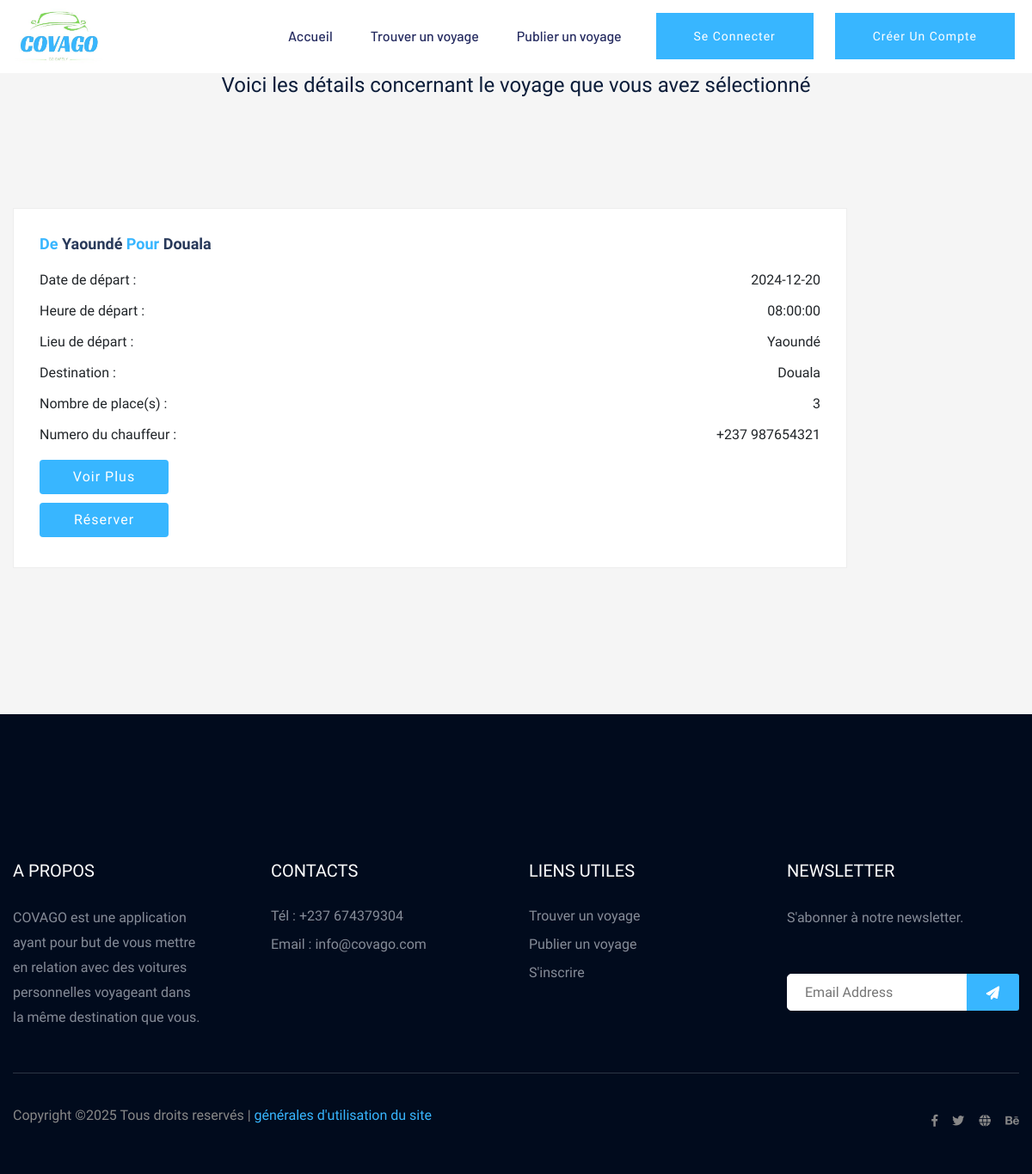
The page /index.php?page=details&id=1 on the database its author committed.
### tables this page shows
CREATE TABLE IF NOT EXISTS `journey` (
  `id` INT(11) NOT NULL AUTO_INCREMENT,
  `immat` TEXT NOT NULL,  
  `marque` TEXT NOT NULL,  
  `model` TEXT NOT NULL,  
  `couleur` TEXT NOT NULL,  
  `nbPlaces` INT(11) NOT NULL,  
  `dateTravel` DATE NOT NULL,  
  `lieuDep` TEXT NOT NULL,  
  `lieuArriv` TEXT NOT NULL,  
  `photo_1` TEXT DEFAULT NULL,  
  `photo_2` TEXT DEFAULT NULL,  
  `photo_3` TEXT DEFAULT NULL,  
  `postDate` DATE DEFAULT NULL,  
  `heureDep` TIME NOT NULL,  
  `emailChauffeur` VARCHAR(255) NOT NULL,  
  PRIMARY KEY (`id`),
  KEY `emailChauffeur` (`emailChauffeur`)  
);

CREATE TABLE IF NOT EXISTS `users` (
  `id` INT(11) NOT NULL AUTO_INCREMENT,
  `email` VARCHAR(255) NOT NULL UNIQUE,
  `phoneNumber` INT(11) NOT NULL,
  `password` VARCHAR(255) NOT NULL,
  `profile_photo` TEXT DEFAULT NULL,  
  `created_at` TIMESTAMP DEFAULT CURRENT_TIMESTAMP,  
  `updated_at` TIMESTAMP DEFAULT CURRENT_TIMESTAMP ON UPDATE CURRENT_TIMESTAMP,  
  PRIMARY KEY (`id`),
  UNIQUE KEY (`email`)
);

### Models/journey_details.php (called while the page is built, shortened)
<?php
function getJourneyDetails($id)
{
    $bdd=getBdd();
    $req = $bdd->prepare('SELECT * FROM journey WHERE id=?  limit 15');
    $req->execute(array($id));
    $resultat = $req->fetch();
    if (!$resultat){
        header('Location: ../Views/job_listing.html?error=Aucun voyage n\'est encore disponnible');
        exit();
    } else {
        return $resultat;
    }
}
?>

### Views/journey_details.php (the view, shortened to what this page needs)
<!doctype html>
<html class="no-js" lang="zxx">
<?php
include('header.php');
?>
<main style="background-color:whitesmoke">
    <div class="container">
        <div class="row">
            <div class="col-xl-12">
                <div class="hero-cap text-center">
                    <h4>Voici les détails concernant le voyage que vous avez sélectionné</h4>
                </div>
            </div>
        </div>
    </div>
    <div class="job-post-company pt-120 pb-120">
        <div class="container">
            <div class="row justify-content-between">
                <div class="col-xl-10 col-md-offset-2">
                    <?php
                    require 'Models/journey_details.php';
                    $id = $_GET["id"];
                    $resultat = getJourneyDetails($id);
                    $bdd = getBdd();
                    $reqx = $bdd->prepare('
                        SELECT u.phoneNumber
                        FROM users u
                        JOIN journey j ON u.email = j.emailChauffeur
                        WHERE j.id = ?
                    ');
                    $reqx->execute(array($id));
                    $result = $reqx->fetch();
                    if (!$result) {
                        echo "<p style='color: red;'>Erreur : Impossible de trouver le numéro de téléphone du chauffeur.</p>";
                        $phoneNumber = "Non disponible";
                    } else {
                        $phoneNumber = $result['phoneNumber'];
                    }
                    ?>
                    <div class="post-details3 mb-50" style="background-color:white">
                        <div class="small-section-tittle">
                            <h4><span style="color:#38B6FF">De</span> <?= $resultat['lieuDep'] . "<span style='color:#38B6FF'> Pour</span> " . $resultat['lieuArriv']; ?></h4>
                        </div>
                        <ul>
                            <li>Date de départ : <span><?= $resultat['dateTravel']; ?></span></li>
                            <li>Heure de départ : <span><?= $resultat['heureDep']; ?></span></li>
                            <li>Lieu de départ : <span><?= $resultat['lieuDep']; ?></span></li>
                            <li>Destination : <span><?= $resultat['lieuArriv']; ?></span></li>
                            <li>Nombre de place(s) : <span><?= $resultat['nbPlaces']; ?></span></li>
                            <li>Numero du chauffeur : <span>+237 <?= $phoneNumber; ?></span></li>
                            <div class="apply-btn2">
                                <button class="btn book-btn" id="seeMore">Voir plus</button>
                            </div>
                        </ul>
                        <?php if (isset($_SESSION['user_id'])): ?>
                            <form action="index.php?page=booking" method="POST">
                                <input type="hidden" name="journey_id" value="<?= $id; ?>">
                                <input type="hidden" name="user_id" value="<?php echo $_SESSION['user_id']; ?>">
                                <input type="number" name="seats_booked" min="1" max="<?= $resultat['nbPlaces']; ?>" placeholder="Nombre de places" required class="number-input" required>
                                <button type="submit" class="btn book-btn">Réserver</button>
                            </form>
                            <?php else: ?>
                                <button class="btn book-btn" onclick="openNotificationModal(
                                    'Connexion requise',
                                    'Veuillez vous connecter ou créer un compte pour continuer.',
                                    'index.php?page=connexion', // Login link
                                    'index.php?page=registration', // Registration link
                                    false // Hide the OK button
                                )">Réserver</button>
                            <?php endif; ?>
                    </div>
                </div>
            </div>
        </div>
    </div>
</main>
</body>
</html>

### index.php (shortened to what this page needs)
<?php
if (isset($_GET["page"]) && !empty($_GET["page"])) {
    if ($_GET["page"]=="details" && isset($_GET["id"]) && !empty($_GET["id"])) {
       require('Views/journey_details.php');
    }
}
else {
    require 'Models/listing_journey.php';
    $req  = getJourney();
    $nombre=getNumberJob();
    require('Views/index.php');
}

### Views/header.php (shortened to what this page needs)
<html>
    <head>
            <link rel="stylesheet" href="assets/css/styleS.css">
            <link rel="stylesheet" href="assets/css/bootstrap.min.css">
            <link rel="stylesheet" href="assets/css/owl.carousel.min.css">
            <link rel="stylesheet" href="assets/css/flaticon.css">
            <link rel="stylesheet" href="assets/css/price_rangs.css">
            <link rel="stylesheet" href="assets/css/slicknav.css">
            <link rel="stylesheet" href="assets/css/animate.min.css">
            <link rel="stylesheet" href="assets/css/magnific-popup.css">
            <link rel="stylesheet" href="assets/css/fontawesome-all.min.css">
            <link rel="stylesheet" href="assets/css/themify-icons.css">
            <link rel="stylesheet" href="assets/css/slick.css">
            <link rel="stylesheet" href="assets/css/nice-select.css">
            <link rel="stylesheet" href="assets/css/style.css">
            <link rel="stylesheet" href="assets/css/suggestions.css">
            <link rel="stylesheet" href="assets/css/notification_modal.css">
   </head>
   <body>
    <header>
    <div class="header-area header-transparrent">
        <div class="headder-top header-sticky">
            <div class="container">
                <div class="row align-items-center">
                    <div class="col-lg-3 col-md-2">
                        <div class="logo">
                            <a href="#"><img src="assets/img/logo_fond_blanc.jpg" alt="" width=105 height=65></a>
                        </div>
                    </div>
                    <div class="col-lg-9 col-md-9">
                        <div class="menu-wrapper">
                            <div class="main-menu">
                                <nav class="d-none d-lg-block">
                                    <ul id="navigation">
                                        <li><a href="index.php">Accueil</a></li>
                                        <li><a href="index.php?page=voyages">Trouver un voyage</a></li>
                                        <?php
                                        if (isset($_SESSION["email"]) && !empty($_SESSION["email"])) {
                                        ?>
                                        <li><a href="index.php?page=publier">Publier un voyage</a></li>
                                        <?php } else { ?>
                                        <li><a href="index.php?page=connexion">Publier un voyage</a></li>
                                        <?php } ?>
                                    </ul>
                                </nav>
                            </div>
                            <?php
                            if (isset($_SESSION["email"]) && !empty($_SESSION["email"])) {
                                $tailleEmail = $_SESSION["email"];
                            ?>
                            <div class="header-btn d-none f-right d-lg-block">
                                <a href="index.php?page=profil" class="btn head-btn1" style="font-size: 20px;">Profil</a>
                                <a href="index.php?page=deconnection" style="color: #38B6FF;">Deconnection</a>
                            </div>
                            <?php } else { ?>
                            <div class="header-btn d-none f-right d-lg-block">
                                <a href="index.php?page=connexion" class="btn head-btn1">Se connecter</a>
                            </div>
                            <div class="header-btn d-none f-right d-lg-block">
                                <a href="index.php?page=registration" class="btn head-btn1">Créer un compte</a>
                            </div>
                            <?php } ?>
                        </div>
                    </div>
                    <div class="col-12">
                    </div>
                </div>
            </div>
        </div>
    </div>
    </header>
</html>

### assets/css/styleS.css (style rules this page uses)
* { margin: 0; padding: 0; }
html { height: 100%; }

### Views/journey_details.php (style rules this page uses)
.book-btn { background: #38B6FF; color: #fff; padding: 20px 20px; border-radius: 4px; border: none; font-size: 16px; cursor: pointer; transition: background 0.3s; margin: 5px 0px 5px 0px; width: 150px; text-align: center; }

### rows shown on the page
journey: lieuDep "Yaoundé", lieuArriv "Douala", dateTravel "2024-12-20", heureDep "08:00:00", nbPlaces "3"
users: phoneNumber "987654321"
